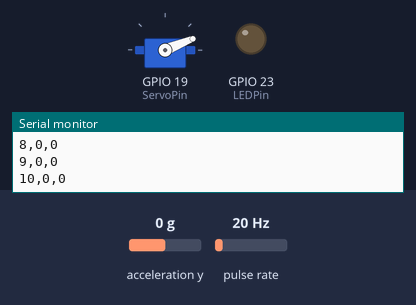
Bench run of a program on a simulated ESP32. Parts: servo, output pins drawn as LEDs (lit = HIGH), the last lines printed to the serial monitor. Wiring (inferred from the names in the program): pulse sensor: data GPIO 18. Inputs (shaded band) come from the test bench; at power-on: pulse rate 20 Hz, acceleration y 0 g.

Above: at 9.2 s.
9.3 s: pulse rate (sensor on GPIO 18) set to 100 Hz
At 10.7 s:
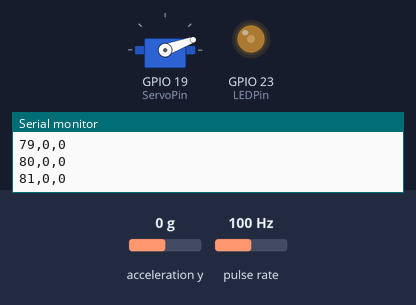
11.0 s: pulse rate (sensor on GPIO 18) set to 150 Hz
At 11.29 s:
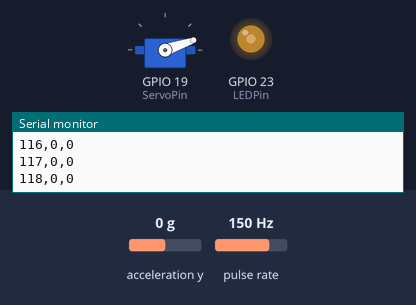
14.0 s: pulse rate (sensor on GPIO 18) set to 196 Hz
At 14.71 s:
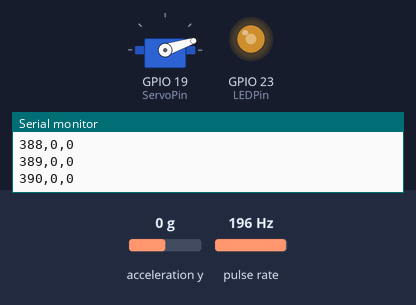
17.0 s: pulse rate (sensor on GPIO 18) set to 4 Hz
Timing chart, 0 to 21.0 s (numbered marks = the images above; inputs shaded):
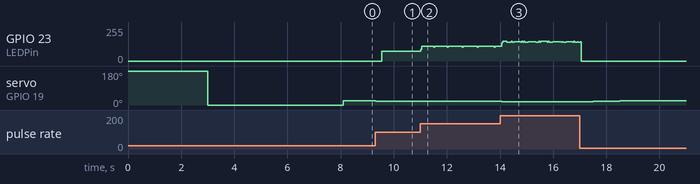

Measured:
- after the input at 9.3 s, GPIO 23 (LEDPin): 0/255 → 73/255 after 0.24 s; servo on GPIO 19 (ServoPin): 22° → 21° at once, → 20° 0.12 s later
- after the input at 11.0 s, servo on GPIO 19 (ServoPin): 20° → 19° after 0.08 s
- after the input at 14.0 s, servo on GPIO 19 (ServoPin): 19° → 18° after 0.07 s, → 17° 0.20 s later, → 18° 0.20 s later, → 17° 0.31 s later, … (11 changes in this stretch)

The program:

main.cpp
```cpp
#include <Arduino.h>
#include <ESP32Servo.h>
#include <MPU6050.h>

Servo esc;

volatile uint32_t pulseCount;
volatile boolean rotationCompleteFlag = false;
uint32_t rotationCount;
boolean runComplete = false;

//Speed Control Stuff
uint32_t previousRPMControllerMicros;
const uint32_t RPMControllerInterval = 100000;

uint32_t previousRotationMicros = micros();
uint32_t lastPulseMicros;
uint16_t currentRPM;
float averageTimePerPulseFromPreviousRevolution; //Using the total time required for the last revolution, divide by the number of poles to give an average duration per pole for estimating current position
const uint16_t targetRPM = 5500;

//Publishing Data Stuff
uint32_t previousDataOutputMicros;

//LED Strobe stuff
boolean strobeLEDFlag = false;
uint16_t strobeLEDDuration = 5000;
uint32_t strobeLEDPreviousMicros = 0;

//MPU Stuff
uint32_t previousMPUMicros;
uint16_t mpuInterval = 2000;

//Constants
const uint16_t dataInterval = 1000;
const uint16_t zeroAngleOffset = -185;
const uint16_t numberOfPoles = 2;
const float_t degreesPerPole = 360 / numberOfPoles;
#define ESCMax 2000
#define ESCMin 1000
#define ESCRangeLimiter 1200
#define LEDPin 23
#define HallPin 18
#define ServoPin 19
#define NumberOfRotationsPerRun 1000
#define NumberOfRotationsToDiscard 100
const float_t kP = 0.25;
const float_t kI = 0.0;
const float_t kD = 0.00;
//#define Debug
//#define Verbose

//Magnitude of Accel, Angle
uint32_t runData[2][NumberOfRotationsPerRun];
int32_t maxAccelPerRotation;
int16_t maxAccelPosition;

MPU6050 mpu;
int16_t outputESC;

void calcRPM();
void IRAM_ATTR addPulse();
uint16_t getPosition();
float_t EMA_function(float alpha, float latest, float stored);
void strobeLED();
float_t processMPU();
void controlRPM();
void outputData();

//Add a pulse every time the hall sensor changes state
void IRAM_ATTR addPulse()
{
  pulseCount++;
  lastPulseMicros = micros();
 // Serial.println("Pulse");

  if (pulseCount % numberOfPoles == 0)
  {
    pulseCount = 0;
    rotationCompleteFlag = true;
    strobeLEDFlag = true;
  }
}

void setup()
{
  Serial.begin(500000);
  Serial.println("Begin Setup and Calibration");

  Wire.setClock(400000);

  // put your setup code here, to run once:
  pinMode(LEDPin, OUTPUT);
  pinMode(HallPin, INPUT);

  //Initialize MPU
#if I2CDEV_IMPLEMENTATION == I2CDEV_ARDUINO_WIRE
  Wire.begin();
#elif I2CDEV_IMPLEMENTATION == I2CDEV_BUILTIN_FASTWIRE
  Fastwire::setup(400, true);
#endif
  mpu.initialize();
  mpu.CalibrateAccel(6);

  Serial.println("Testing device connections...");
  Serial.println(mpu.testConnection() ? "MPU6050 connection successful" : "MPU6050 connection failed");
  //DLPF Setting
  mpu.setDLPFMode(MPU6050_DLPF_BW_188);
  mpu.setFullScaleAccelRange(MPU6050_ACCEL_FS_4);

  //Attach and calibrate servo
  esc.attach(ServoPin, 1000, 2000);

  esc.writeMicroseconds(2000);
  delay(3000);
  esc.writeMicroseconds(1000);
  delay(5000);

  //Announce that run can start and the interrupt is attached  //Use change instead of rising if the hall sensor will be counting the poles inside a motor
  attachInterrupt(HallPin, addPulse, RISING);
  Serial.println("Ready to Begin Run");
}

void loop()
{
  strobeLED();

  if (!runComplete)
  {
    outputData();
    if (rotationCompleteFlag)
    {
      Serial.print(rotationCount);
      Serial.print(",");
      Serial.print(maxAccelPosition);
      Serial.print(",");
      Serial.println(maxAccelPerRotation);

      runData[0][rotationCount] = maxAccelPerRotation;
      runData[1][rotationCount] = maxAccelPosition;

      maxAccelPerRotation = 0;
      maxAccelPosition = 0;

      rotationCount++;

      //Serial.println("Rotation Complete");
      //Based on when the last rotation started, store how long a rotation has taken
      averageTimePerPulseFromPreviousRevolution = (micros() - previousRotationMicros) / (float)numberOfPoles;

      calcRPM();
      controlRPM();

      if (rotationCount > NumberOfRotationsPerRun)
      {
        //Mark the run as complete after 50 rotations
        runComplete = true;
        //turn off the motor
        esc.writeMicroseconds(0);
        esc.detach();

        //Publish results
        int32_t accelerationSum = 0;
        int32_t positionSum = 0;
        for (int16_t i = NumberOfRotationsToDiscard; i < NumberOfRotationsPerRun; i++)
        {
          accelerationSum += runData[0][i];
          positionSum += runData[1][i];
        }

        Serial.println("--------------- End of Run ---------------");
        Serial.print("Avg Accel: ");
        Serial.println((float_t)accelerationSum / (NumberOfRotationsPerRun - NumberOfRotationsToDiscard));
        Serial.print("Avg Position: ");
        Serial.println((float_t)positionSum / (NumberOfRotationsPerRun - NumberOfRotationsToDiscard));
      }
      rotationCompleteFlag = false;
    }
  }
}

void outputData()
{
  uint16_t dt = micros() - previousDataOutputMicros;
  if (dt > dataInterval)
  {
    int32_t tempPosition = getPosition();
    int32_t tempAccel = processMPU();

#ifdef Verbose
    String data;
    data.concat(rotationCount);
    data.concat(",");
    data.concat(tempPosition);
    data.concat(",");
    data.concat(tempAccel);
    data.concat(",");
    data.concat(currentRPM);
    Serial.println(data);
#endif
    if (maxAccelPerRotation < tempAccel)
    {
      maxAccelPerRotation = tempAccel;
      maxAccelPosition = tempPosition;
    }
    previousDataOutputMicros = micros();
  }
}

uint16_t getPosition()
{
  uint16_t positionBasedonPulseCount;
  uint16_t positionBasedonTime;
  //2 parts, calculate the first portion based on the numbers of pulses and the degrees/pole
  // 2nd portion is the time from the last pulse to the current time to give time since last pulse
  //divide the time since the last pulse by a floating average pulse length to give the portion of the time complete for the current pulse cycle
  //multiply the portion complete of the latest pulse by the degrees per pole to give the current position
  positionBasedonPulseCount = (degreesPerPole)*pulseCount;
  positionBasedonTime = (micros() - lastPulseMicros) / averageTimePerPulseFromPreviousRevolution * degreesPerPole;

  //Constrain the time based angle of the last pole to a maximum of the angle of a single pole
  //Not really needed when the motor is running, but otherwise we get messy data when not running the motor
  positionBasedonTime = constrain(positionBasedonTime, 0, 360 / numberOfPoles);

  //Handle the angle offset to the zero position
  return (positionBasedonPulseCount + positionBasedonTime + zeroAngleOffset) % 360;
}

void calcRPM()
{
  uint32_t dt = micros() - previousRotationMicros;

  //Time for a single rotation divided into 60 to get RPM
  uint16_t tempRPM = 60 / (dt / 1000000.00);

  currentRPM = EMA_function(0.4, tempRPM, currentRPM);

  previousRotationMicros = micros();
}

void controlRPM()
{
  static int32_t cumulativeError;
  static int32_t previousError;
  float rateError;
  int32_t error;

  uint32_t dt = micros() - previousRPMControllerMicros;

  if (dt > RPMControllerInterval)
  {

    error = targetRPM - currentRPM;

#ifdef DEBUG
    Serial.print("Error: ");
    Serial.println(error);
#endif

    rateError = (float)(error - previousError) / dt;

    cumulativeError += error * dt;

    outputESC = kP * error + kI * cumulativeError + kD * rateError;

#ifdef DEBUG
    Serial.print("Raw Output: ");
    Serial.println(outputESC);
#endif

    //Map the PID output which can be negative from 0 to the ESC min to the range limiter which is our control authority range (1000-~1300us)
    outputESC = map(outputESC, -5000, 5000, 0, ESCRangeLimiter - ESCMin);

    //Add in the offset from 0 to 1000 which is min throttle
    outputESC += ESCMin;

    //Make sure the ESC doesn't recieve a signal it can't use and cap the upper limit
    outputESC = constrain(outputESC, ESCMin, ESCRangeLimiter);
#ifdef DEBUG
    Serial.print("Mapped Output: ");
    Serial.println(outputESC);

    Serial.print("Current RPM: ");
    Serial.println(currentRPM);
#endif

    esc.writeMicroseconds(outputESC);

    previousError = error;

    previousRPMControllerMicros = micros();
  }
}

void strobeLED()
{
  static boolean LEDOn;

  if (strobeLEDFlag)
  {
    // Serial.println("Begin Strobe");
    //Turn on Strobe LED
    digitalWrite(LEDPin, HIGH);
    //Start timer for strobe duration
    strobeLEDPreviousMicros = micros();
    LEDOn = true;
    strobeLEDFlag = false;
  }

  uint32_t dt = micros() - strobeLEDPreviousMicros;
  if (dt > strobeLEDDuration && LEDOn)
  {
    // Serial.println("End Strobe");
    //Turn off the strobe LED when the duration is complete and reset the strobe flag
    LEDOn = false;
    digitalWrite(LEDPin, LOW);
  }
}

float_t processMPU()
{
  float_t y_accel;
  y_accel = mpu.getAccelerationY();

#ifdef Debug
  Serial.println(y_accel);
#endif

  return y_accel;
}

float EMA_function(float alpha, float latest, float stored)
{
  return (alpha * latest) + ((1 - alpha) * stored);
}
```
